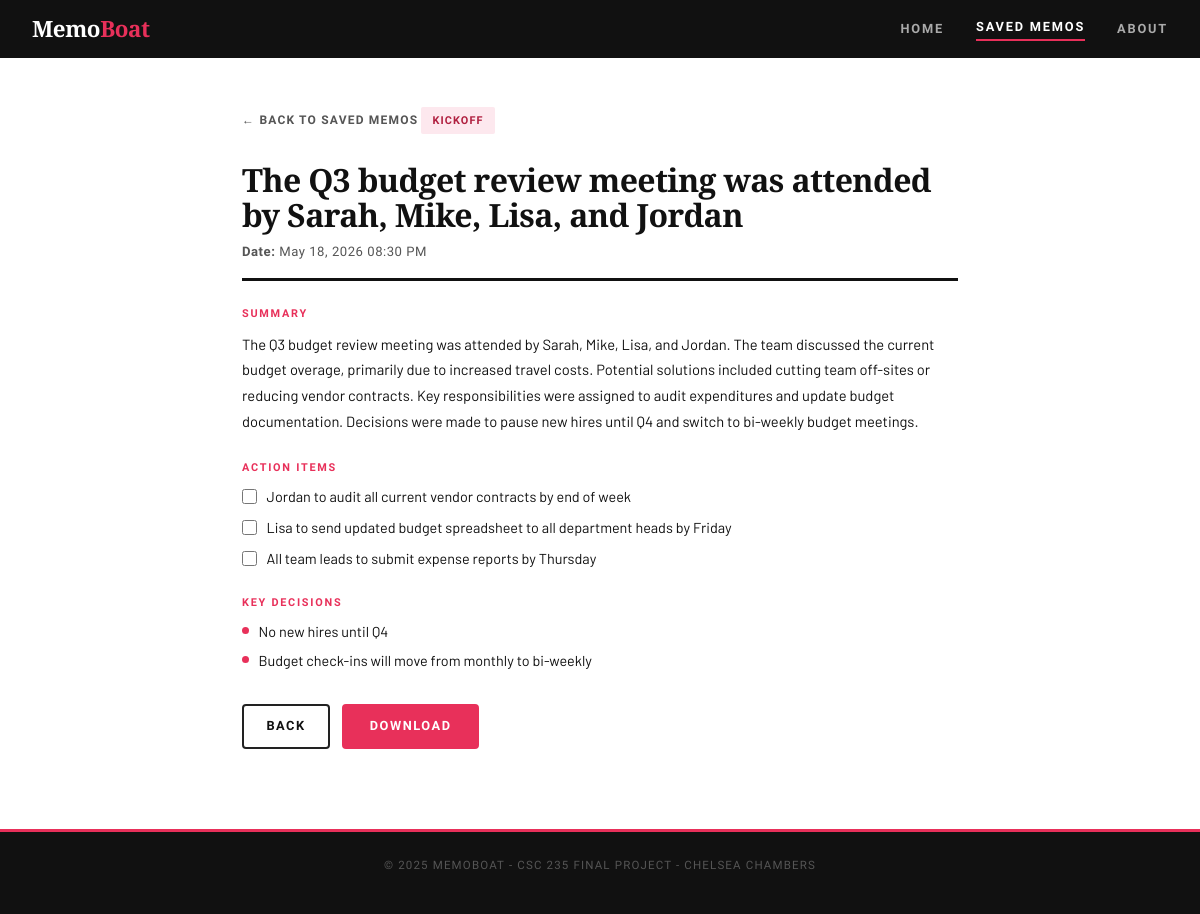
/memo/9, run on the app's committed database.
### tables this page shows
CREATE TABLE meeting_types (
        type_id INTEGER PRIMARY KEY AUTOINCREMENT,
        type_name TEXT NOT NULL
    );

CREATE TABLE transcripts (
        transcript_id INTEGER PRIMARY KEY AUTOINCREMENT,
        type_id INTEGER NOT NULL,
        raw_notes TEXT NOT NULL,
        timestamp TEXT NOT NULL,
        FOREIGN KEY (type_id) REFERENCES meeting_types(type_id)
    );

CREATE TABLE summaries (
        summary_id INTEGER PRIMARY KEY AUTOINCREMENT,
        transcript_id INTEGER NOT NULL,
        summary TEXT NOT NULL,
        action_items TEXT NOT NULL,
        key_decisions TEXT NOT NULL,
        FOREIGN KEY (transcript_id) REFERENCES transcripts(transcript_id)
    );

### app.py (the view)
@app.route("/memo/<int:memo_id>")
def view_memo(memo_id):
    conn = get_db()
    row = conn.execute("""
        SELECT t.transcript_id, t.timestamp, s.summary, s.action_items, s.key_decisions, mt.type_name
        FROM transcripts t
        JOIN summaries s ON t.transcript_id = s.transcript_id
        JOIN meeting_types mt ON t.type_id = mt.type_id
        WHERE t.transcript_id = ?
    """, (memo_id,)).fetchone()
    conn.close()
    if row is None:
        return "Memo not found", 404
    memo = {
        "id":           row["transcript_id"],
        "timestamp":    row["timestamp"],
        "title":        row["summary"].split(".")[0].strip(),
        "summary":      row["summary"],
        "action_items": json.loads(row["action_items"]),
        "key_decisions":json.loads(row["key_decisions"]),
        "type_name":    row["type_name"]
    }
    return render_template("memo.html", memo=memo)

### app.py (called while the page is built)
def get_db():
    conn = sqlite3.connect("memoboat.db")
    conn.row_factory = sqlite3.Row
    return conn

### templates/memo.html (shortened to what this page needs)
<!DOCTYPE html>
<html lang="en">
<head>
  <link href="https://cdn.jsdelivr.net/npm/bootstrap@5.3.3/dist/css/bootstrap.min.css" rel="stylesheet" />
  <link rel="stylesheet" href="{{ url_for('static', filename='style.css') }}" />
</head>
<body>
  <nav class="mb-nav">
    <div class="mb-nav-inner">
      <a href="{{ url_for('index') }}" class="mb-logo">Memo<span>Boat</span></a>
      <div class="mb-nav-links">
        <a href="{{ url_for('index') }}">Home</a>
        <a href="{{ url_for('memos_page') }}" class="active">Saved Memos</a>
        <a href="{{ url_for('about') }}">About</a>
      </div>
    </div>
  </nav>
  <div class="mb-memo-page">
    <a href="{{ url_for('memos_page') }}" class="mb-back-link">&larr; Back to Saved Memos</a>
    <span class="mb-tag">{{ memo.type_name }}</span>
    <h1 class="mb-memo-title">{{ memo.title }}</h1>
    <div class="mb-memo-meta">
      <span><strong>Date:</strong> {{ memo.timestamp }}</span>
    </div>
    <hr class="mb-divider" />
    <span class="mb-section-label">Summary</span>
    <p class="mb-body-text">{{ memo.summary }}</p>
    <span class="mb-section-label">Action Items</span>
    <ul class="mb-checklist">
      {% for item in memo.action_items %}
        <li>
          <input type="checkbox" id="action-{{ loop.index }}" onchange="toggleItem(this)">
          <span>{{ item }}</span>
        </li>
      {% endfor %}
    </ul>
    <span class="mb-section-label">Key Decisions</span>
    <ul class="mb-bullet-list">
      {% for decision in memo.key_decisions %}
        <li>{{ decision }}</li>
      {% endfor %}
    </ul>
    <div class="mb-memo-footer">
      <a href="{{ url_for('memos_page') }}" class="mb-btn mb-btn-secondary">Back</a>
      <button class="mb-btn mb-btn-primary" onclick="downloadThisMemo()">Download</button>
    </div>
  </div>
  <footer class="mb-footer">
    <p>&copy; 2025 MemoBoat - CSC 235 Final Project - Chelsea Chambers</p>
  </footer>
</body>
</html>

### static/style.css (style rules this page uses)
:root { --rose: #e8305a; --rose-lt: #fde8ee; --rose-dark: #b01f3f; --ink: #111111; --ink-mid: #555555; --ink-light: #999999; --white: #ffffff; --off-white: #f9f9f7; --border: #e0e0e0; --border-dark:#222222; --display: 'Playfair Display', Georgia, serif; --body: 'Barlow', sans-serif; --cond: 'Barlow Condensed', sans-serif; --radius: 4px; }
*, *::before, *::after { box-sizing: border-box; margin: 0; padding: 0; }
html { scroll-behavior: smooth; }
body { font-family: var(--body); color: var(--ink); background: var(--white); font-size: 15px; line-height: 1.6; }
.mb-nav { background: var(--ink); position: sticky; top: 0; z-index: 100; }
.mb-nav-inner { max-width: 1200px; margin: 0 auto; padding: 0 2rem; height: 58px; display: flex; align-items: center; justify-content: space-between; }
.mb-logo { font-family: var(--display); font-size: 1.4rem; font-weight: 900; color: var(--white); text-decoration: none; letter-spacing: -0.02em; }
.mb-logo span { color: var(--rose); }
.mb-nav-links { display: flex; gap: 2rem; align-items: center; }
.mb-nav-links a { font-family: var(--cond); font-size: 0.8rem; font-weight: 700; letter-spacing: 0.14em; text-transform: uppercase; color: #aaaaaa; text-decoration: none; transition: color 0.15s; }
.mb-nav-links a:hover, .mb-nav-links a.active { color: var(--white); }
.mb-nav-links a.active { border-bottom: 2px solid var(--rose); padding-bottom: 2px; }
.mb-btn { display: inline-block; font-family: var(--cond); font-size: 0.8rem; font-weight: 700; letter-spacing: 0.12em; text-transform: uppercase; cursor: pointer; transition: all 0.15s; text-decoration: none; border-radius: var(--radius); }
.mb-btn-primary { background: var(--rose); color: var(--white); border: 2px solid var(--rose); padding: 0.65rem 1.6rem; }
.mb-btn-secondary { background: transparent; color: var(--ink); border: 2px solid var(--border-dark); padding: 0.65rem 1.4rem; }
.mb-section-label { font-family: var(--cond); font-size: 0.68rem; font-weight: 700; letter-spacing: 0.16em; text-transform: uppercase; color: var(--rose); margin-bottom: 0.6rem; margin-top: 1.5rem; display: block; }
.mb-memo-title { font-family: var(--display); font-size: 2rem; font-weight: 700; letter-spacing: -0.02em; color: var(--ink); line-height: 1.1; }
.mb-memo-meta { display: flex; gap: 1.5rem; font-size: 0.82rem; color: var(--ink-mid); margin: 0.5rem 0 1rem; font-family: var(--cond); letter-spacing: 0.04em; }
.mb-divider { border: none; border-top: 3px solid var(--ink); margin-bottom: 0.5rem; opacity: 1; }
.mb-body-text { font-size: 0.92rem; color: var(--ink); line-height: 1.75; }
.mb-checklist { list-style: none; padding: 0; display: flex; flex-direction: column; gap: 0.6rem; }
.mb-checklist li { display: flex; align-items: flex-start; gap: 0.6rem; font-size: 0.9rem; line-height: 1.5; }
.mb-checklist input[type="checkbox"] { margin-top: 3px; accent-color: var(--rose); width: 15px; height: 15px; cursor: pointer; flex-shrink: 0; }
.mb-bullet-list { list-style: none; padding: 0; display: flex; flex-direction: column; gap: 0.5rem; }
.mb-bullet-list li { display: flex; align-items: flex-start; gap: 0.6rem; font-size: 0.9rem; line-height: 1.5; }
.mb-bullet-list li::before { content: ''; width: 7px; height: 7px; border-radius: 50%; background: var(--rose); margin-top: 6px; flex-shrink: 0; }
.mb-memo-footer { margin-top: 2rem; display: flex; gap: 0.75rem; }
.mb-memo-page { max-width: 780px; margin: 0 auto; padding: 3rem 2rem 5rem; }
.mb-back-link { font-family: var(--cond); font-size: 0.75rem; font-weight: 700; letter-spacing: 0.1em; text-transform: uppercase; color: var(--ink-mid); text-decoration: none; display: inline-flex; align-items: center; gap: 0.4rem; margin-bottom: 2rem; transition: color 0.15s; }
.mb-memo-page .mb-divider { margin: 1rem 0 1.5rem; }
.mb-tag { display: inline-block; font-family: var(--cond); font-size: 0.68rem; font-weight: 700; letter-spacing: 0.1em; text-transform: uppercase; background: var(--rose-lt); color: var(--rose-dark); padding: 0.3rem 0.7rem; border-radius: 2px; margin-bottom: 1rem; }
.mb-footer { background: var(--ink); border-top: 3px solid var(--rose); padding: 1.5rem 2rem; text-align: center; }
.mb-footer p { font-family: var(--cond); font-size: 0.72rem; letter-spacing: 0.1em; text-transform: uppercase; color: #555555; }

### data on the page
meeting_types: type_name "KICKOFF"
transcripts: timestamp "May 18, 2026 08:30 PM"
summaries: summary "The Q3 budget review meeting was attended by Sarah, Mike, Lisa, and Jordan. The team discussed the current budget overage, primarily due to increased travel costs. Potential solutions included cutting team off-sites or reducing vendor contracts. Key responsibilities were assigned to audit expenditures and update budget documentation. Decisions were made to pause new hires until Q4 and switch to bi-weekly budget meetings."

### other printed values
{{ memo.title }} "The Q3 budget review meeting was attended by Sarah, Mike, Lisa, and Jordan"
{{ item }} "Jordan to audit all current vendor contracts by end of week" "Lisa to send updated budget spreadsheet to all department heads by Friday" "All team leads to submit expense reports by Thursday"
{{ decision }} "No new hires until Q4" "Budget check-ins will move from monthly to bi-weekly"
